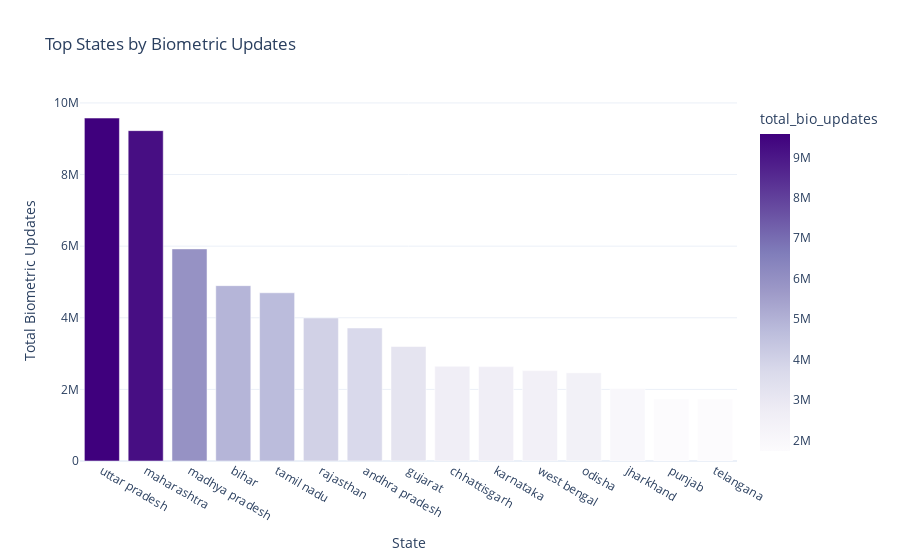

Notebook source saved alongside this figure:
### Markdown cell above
<div style="font-size:11px; line-height:1.4;">

<h2>🔹 SECTION 4.5 — State-wise Biometric Update Activity</h2>

<h3>📌 Why This Is Important</h3>

<p>
Biometric updates are:
</p>

<ul>
  <li>Operationally expensive</li>
  <li>Highly sensitive from an infrastructure perspective</li>
  <li>Often linked to ageing or data quality issues</li>
</ul>

<p>
<strong>Observed Insight:</strong><br>
Biometric update activity is heavily concentrated in a limited number of states.
</p>

<hr>

### Code cell
bio_state = (
    df_biometric
    .groupby("state_clean")["total_bio_updates"]
    .sum()
    .reset_index()
    .sort_values("total_bio_updates", ascending=False)
    .head(15)
)

fig = px.bar(
    bio_state,
    x="state_clean",
    y="total_bio_updates",
    color="total_bio_updates",
    color_continuous_scale="Purples",
    title="Top States by Biometric Updates"
)

fig.update_layout(
    xaxis_title="State",
    yaxis_title="Total Biometric Updates",
    template="plotly_white"
)

fig.show()

### Figure 1 — Plotly figure (JSON) as saved in the notebook; plotly's stock layout.template omitted (floating-point values rounded to 4 significant figures)
{"data": [{"hovertemplate": "state_clean=%{x}<br>total_bio_updates=%{marker.color}<extra></extra>", "legendgroup": "", "marker": {"color": [9577735, 9226139, 5923771, 4897587, 4698117, 3994955, 3714633, 3196514, 2648729, 2635954, 2524619, 2464960, 2026297, 1739671, 1737654], "coloraxis": "coloraxis", "pattern": {"shape": ""}}, "name": "", "orientation": "v", "showlegend": false, "textposition": "auto", "type": "bar", "x": ["uttar pradesh", "maharashtra", "madhya pradesh", "bihar", "tamil nadu", "rajasthan", "andhra pradesh", "gujarat", "chhattisgarh", "karnataka", "west bengal", "odisha", "jharkhand", "punjab", "telangana"], "xaxis": "x", "y": [9577735, 9226139, 5923771, 4897587, 4698117, 3994955, 3714633, 3196514, 2648729, 2635954, 2524619, 2464960, 2026297, 1739671, 1737654], "yaxis": "y"}], "layout": {"barmode": "relative", "coloraxis": {"colorbar": {"title": {"text": "total_bio_updates"}}, "colorscale": [[0, "rgb(252,251,253)"], [0.125, "rgb(239,237,245)"], [0.25, "rgb(218,218,235)"], [0.375, "rgb(188,189,220)"], [0.5, "rgb(158,154,200)"], [0.625, "rgb(128,125,186)"], [0.75, "rgb(106,81,163)"], [0.875, "rgb(84,39,143)"], [1, "rgb(63,0,125)"]]}, "legend": {"tracegroupgap": 0}, "title": {"text": "Top States by Biometric Updates"}, "xaxis": {"anchor": "y", "domain": [0, 1], "title": {"text": "State"}}, "yaxis": {"anchor": "x", "domain": [0, 1], "title": {"text": "Total Biometric Updates"}}}}
